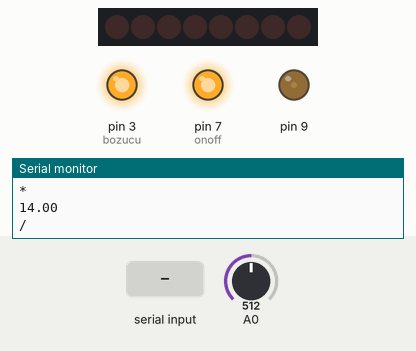
The sketch below on a simulated Arduino Uno, built with avr-gcc and run on an emulated ATmega328P. On the bench: 8 shift-register outputs drawn as a row of LEDs (first output left, lit = HIGH), output pins drawn as LEDs (lit = HIGH), the last lines printed to the serial monitor. Wiring (inferred from the names in the program): shift register (74HC595): data pin 4; shift clock pin 6; latch pin 5. Wiring (inferred from the signals the program sends): row of LEDs: on Q0, Q1, Q2, Q3, Q4, Q5, Q6, Q7. The test bench sets the inputs (shaded band); at power-on: A0 = 512. Pins used as bus, display or sensor lines are not drawn.

Above: at 4.9 s.
5.0 s: "1" received over Serial
At 9.1 s:
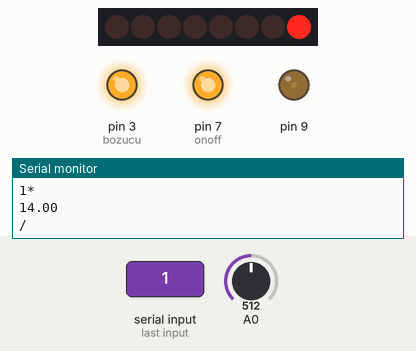
9.7 s: A0 set to 977
17.5 s: A0 set to 1006
At 25.1 s:
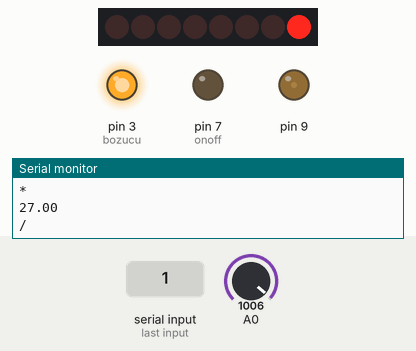
25.8 s: "0" received over Serial
At 29.5 s:
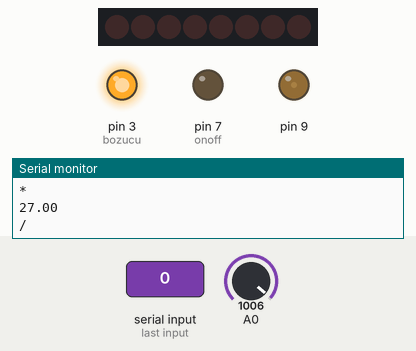
30.0 s: A0 set to 853
37.8 s: A0 set to 830
At 45.5 s:
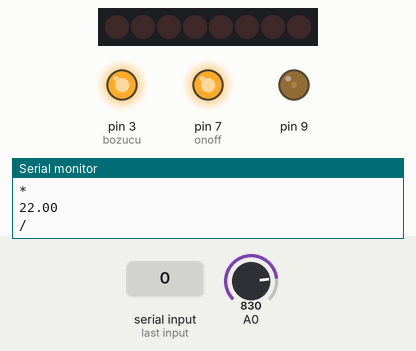
Timing chart, 0 to 47.0 s (numbered marks = the images above; inputs shaded):
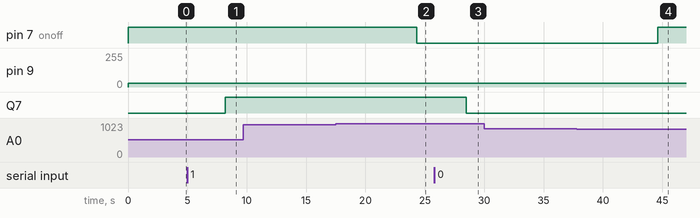

The sketch:

ardi2222.ino
```cpp
#include <PWM.h>

int pwm = 9;
int32_t frequency = 10;
int bozucu= 3;
int onoff=7;
int latchPin = 5;
int clockPin = 6;
int dataPin = 4;
byte leds = 0;

void setup()
{

  pinMode(7,OUTPUT);
  pinMode(3,OUTPUT);
  pinMode(latchPin, OUTPUT);
  pinMode(dataPin, OUTPUT);
  pinMode(clockPin, OUTPUT);
  digitalWrite(bozucu,HIGH);
  digitalWrite(onoff,HIGH);
  InitTimersSafe();
 SetPinFrequencySafe(pwm, frequency);
 registeraYaz();
 Serial.begin(9600);
 while (! Serial);
 // Serial.print("1 ile sistemi acin ");
 // Serial.println("0 ile sistemi kapatin");
  }

void loop()
{

  pwmWrite(pwm, 27);

     double value=0;
    value=analogRead(A0);
    value=map(value,0,1024,0,28);
    //Serial.print("temperature value : ");

    Serial.println("*");
    Serial.println(value);
    Serial.println("/");
    delay(4000);
    if (value>=27){
     digitalWrite(onoff,LOW);
     delay(100);
     }
    else if (value<=22){
     digitalWrite(onoff,HIGH);
     delay(100);
     }

      if (Serial.available())
  {
    char ch = Serial.read();
    if (ch == '1')
    {
      int led = ch - '1';
      bitSet(leds, led);
      registeraYaz();
      Serial.print(led +1);
     // Serial.println(" sistem acik");
    }
    if (ch == '0')
    {
      leds = 0;
      registeraYaz();
     // Serial.println("sistem kapali");
    }
  }
}

void registeraYaz()
{
   digitalWrite(latchPin, LOW);
   shiftOut(dataPin, clockPin, LSBFIRST, leds);
   digitalWrite(latchPin, HIGH);


}
```

Measured:
- the behaviour switches between 987 and 988 on A0 (found by bisection; images 1 and 2)
- the behaviour switches between 842 and 841 on A0 (found by bisection; images 3 and 4)
- after the input at 5.0 s, Q7: LOW → HIGH after 3.2 s
- after the input at 17.5 s, pin 7 (onoff): HIGH → LOW after 6.8 s
- after the input at 25.8 s, Q7: HIGH → LOW after 2.7 s
- after the input at 37.8 s, pin 7 (onoff): LOW → HIGH after 6.8 s
